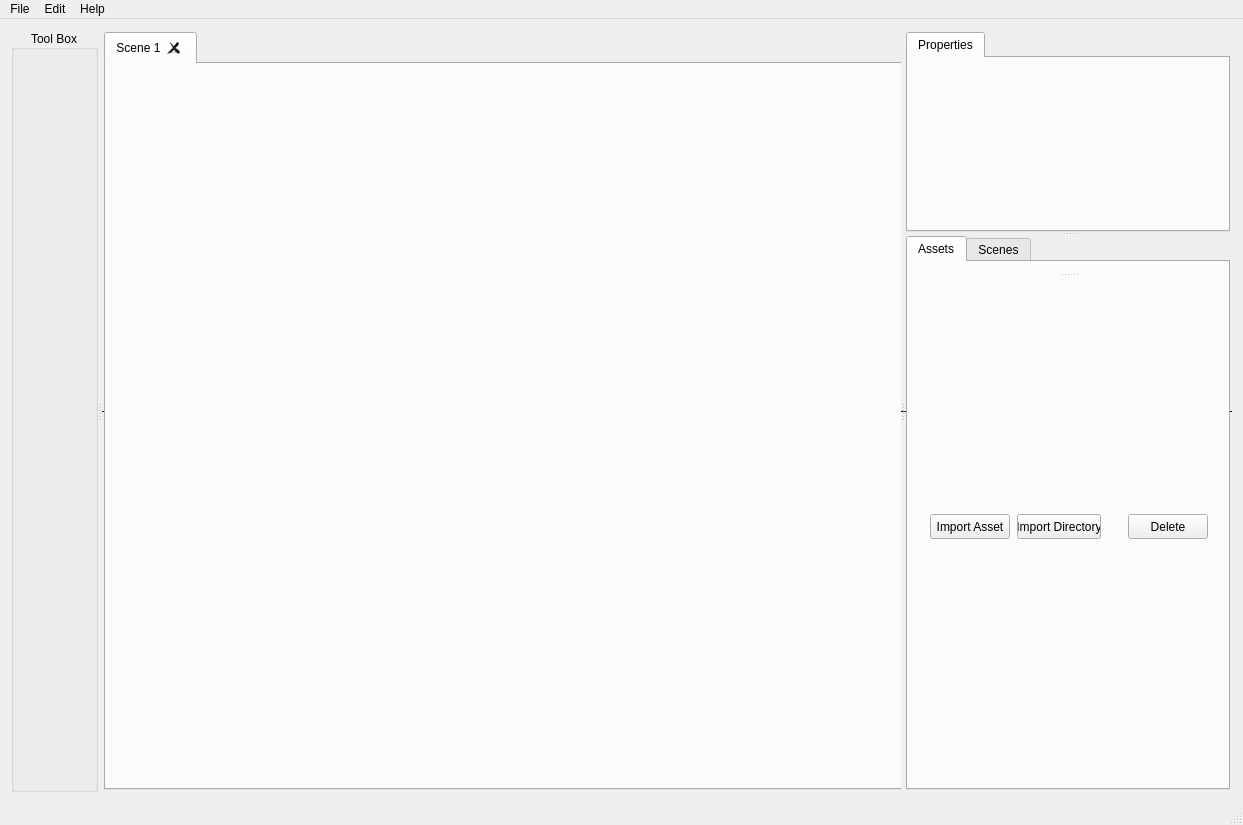
<?xml version="1.0" encoding="UTF-8"?>
<ui version="4.0">
 <class>AnimicClass</class>
 <widget class="QMainWindow" name="AnimicClass">
  <property name="geometry">
   <rect>
    <x>0</x>
    <y>0</y>
    <width>1243</width>
    <height>825</height>
   </rect>
  </property>
  <property name="windowTitle">
   <string>Animic</string>
  </property>
  <widget class="QWidget" name="centralWidget">
   <property name="sizePolicy">
    <sizepolicy hsizetype="Expanding" vsizetype="Expanding">
     <horstretch>50</horstretch>
     <verstretch>50</verstretch>
    </sizepolicy>
   </property>
   <property name="minimumSize">
    <size>
     <width>0</width>
     <height>0</height>
    </size>
   </property>
   <layout class="QVBoxLayout" name="verticalLayout_2">
    <item>
     <widget class="QSplitter" name="AllSplitter">
      <property name="sizePolicy">
       <sizepolicy hsizetype="Expanding" vsizetype="Expanding">
        <horstretch>0</horstretch>
        <verstretch>0</verstretch>
       </sizepolicy>
      </property>
      <property name="orientation">
       <enum>Qt::Vertical</enum>
      </property>
      <property name="childrenCollapsible">
       <bool>false</bool>
      </property>
      <widget class="QSplitter" name="TopBottomSplotter">
       <property name="orientation">
        <enum>Qt::Horizontal</enum>
       </property>
       <property name="childrenCollapsible">
        <bool>false</bool>
       </property>
       <widget class="QGroupBox" name="ToolBox">
        <property name="sizePolicy">
         <sizepolicy hsizetype="MinimumExpanding" vsizetype="Expanding">
          <horstretch>0</horstretch>
          <verstretch>0</verstretch>
         </sizepolicy>
        </property>
        <property name="minimumSize">
         <size>
          <width>50</width>
          <height>0</height>
         </size>
        </property>
        <property name="maximumSize">
         <size>
          <width>100</width>
          <height>16777215</height>
         </size>
        </property>
        <property name="title">
         <string>Tool Box</string>
        </property>
        <property name="alignment">
         <set>Qt::AlignCenter</set>
        </property>
       </widget>
       <widget class="QSplitter" name="PropMainSplitter">
        <property name="sizePolicy">
         <sizepolicy hsizetype="Expanding" vsizetype="Preferred">
          <horstretch>20</horstretch>
          <verstretch>0</verstretch>
         </sizepolicy>
        </property>
        <property name="frameShape">
         <enum>QFrame::HLine</enum>
        </property>
        <property name="orientation">
         <enum>Qt::Horizontal</enum>
        </property>
        <property name="childrenCollapsible">
         <bool>false</bool>
        </property>
        <widget class="QSplitter" name="MainSplitter">
         <property name="sizePolicy">
          <sizepolicy hsizetype="Expanding" vsizetype="Expanding">
           <horstretch>30</horstretch>
           <verstretch>0</verstretch>
          </sizepolicy>
         </property>
         <property name="frameShape">
          <enum>QFrame::HLine</enum>
         </property>
         <property name="orientation">
          <enum>Qt::Vertical</enum>
         </property>
         <property name="childrenCollapsible">
          <bool>false</bool>
         </property>
         <widget class="QTabWidget" name="SceneWindow">
          <property name="minimumSize">
           <size>
            <width>800</width>
            <height>500</height>
           </size>
          </property>
          <property name="tabsClosable">
           <bool>true</bool>
          </property>
          <widget class="QWidget" name="tab">
           <property name="sizePolicy">
            <sizepolicy hsizetype="Expanding" vsizetype="Expanding">
             <horstretch>0</horstretch>
             <verstretch>0</verstretch>
            </sizepolicy>
           </property>
           <attribute name="title">
            <string>Scene 1</string>
           </attribute>
           <layout class="QVBoxLayout" name="verticalLayout"/>
          </widget>
         </widget>
        </widget>
        <widget class="QSplitter" name="propertiesSplitter">
         <property name="sizePolicy">
          <sizepolicy hsizetype="Expanding" vsizetype="Expanding">
           <horstretch>10</horstretch>
           <verstretch>0</verstretch>
          </sizepolicy>
         </property>
         <property name="frameShape">
          <enum>QFrame::HLine</enum>
         </property>
         <property name="orientation">
          <enum>Qt::Vertical</enum>
         </property>
         <property name="childrenCollapsible">
          <bool>false</bool>
         </property>
         <widget class="QTabWidget" name="PropertiesTab">
          <property name="sizePolicy">
           <sizepolicy hsizetype="Expanding" vsizetype="Expanding">
            <horstretch>0</horstretch>
            <verstretch>0</verstretch>
           </sizepolicy>
          </property>
          <property name="minimumSize">
           <size>
            <width>100</width>
            <height>200</height>
           </size>
          </property>
          <property name="maximumSize">
           <size>
            <width>16777215</width>
            <height>16777215</height>
           </size>
          </property>
          <property name="currentIndex">
           <number>0</number>
          </property>
          <property name="tabsClosable">
           <bool>false</bool>
          </property>
          <widget class="QWidget" name="propTab">
           <attribute name="title">
            <string>Properties</string>
           </attribute>
          </widget>
         </widget>
         <widget class="QTabWidget" name="ManagementTab">
          <property name="sizePolicy">
           <sizepolicy hsizetype="Expanding" vsizetype="Expanding">
            <horstretch>0</horstretch>
            <verstretch>0</verstretch>
           </sizepolicy>
          </property>
          <property name="minimumSize">
           <size>
            <width>0</width>
            <height>100</height>
           </size>
          </property>
          <property name="currentIndex">
           <number>0</number>
          </property>
          <widget class="QWidget" name="AssetTab">
           <attribute name="title">
            <string>Assets</string>
           </attribute>
           <layout class="QHBoxLayout" name="horizontalLayout_4">
            <item>
             <widget class="QSplitter" name="splitter">
              <property name="minimumSize">
               <size>
                <width>300</width>
                <height>0</height>
               </size>
              </property>
              <property name="orientation">
               <enum>Qt::Vertical</enum>
              </property>
              <widget class="QWidget" name="treeHolder" native="true">
               <property name="autoFillBackground">
                <bool>false</bool>
               </property>
               <layout class="QHBoxLayout" name="horizontalLayout_3">
                <property name="leftMargin">
                 <number>0</number>
                </property>
                <property name="topMargin">
                 <number>0</number>
                </property>
                <property name="rightMargin">
                 <number>0</number>
                </property>
                <property name="bottomMargin">
                 <number>0</number>
                </property>
               </layout>
              </widget>
              <widget class="QWidget" name="layoutWidget">
               <layout class="QHBoxLayout" name="horizontalLayout">
                <property name="spacing">
                 <number>7</number>
                </property>
                <item>
                 <widget class="QPushButton" name="btnImportAsset">
                  <property name="minimumSize">
                   <size>
                    <width>0</width>
                    <height>25</height>
                   </size>
                  </property>
                  <property name="text">
                   <string>Import Asset</string>
                  </property>
                 </widget>
                </item>
                <item>
                 <widget class="QPushButton" name="btnImportDir">
                  <property name="minimumSize">
                   <size>
                    <width>0</width>
                    <height>25</height>
                   </size>
                  </property>
                  <property name="text">
                   <string>Import Directory</string>
                  </property>
                 </widget>
                </item>
                <item>
                 <spacer name="horizontalSpacer">
                  <property name="orientation">
                   <enum>Qt::Horizontal</enum>
                  </property>
                  <property name="sizeType">
                   <enum>QSizePolicy::MinimumExpanding</enum>
                  </property>
                  <property name="sizeHint" stdset="0">
                   <size>
                    <width>20</width>
                    <height>20</height>
                   </size>
                  </property>
                 </spacer>
                </item>
                <item>
                 <widget class="QPushButton" name="btnDeleteAsset">
                  <property name="sizePolicy">
                   <sizepolicy hsizetype="Minimum" vsizetype="Fixed">
                    <horstretch>0</horstretch>
                    <verstretch>0</verstretch>
                   </sizepolicy>
                  </property>
                  <property name="minimumSize">
                   <size>
                    <width>0</width>
                    <height>25</height>
                   </size>
                  </property>
                  <property name="text">
                   <string>Delete</string>
                  </property>
                 </widget>
                </item>
               </layout>
              </widget>
             </widget>
            </item>
           </layout>
          </widget>
          <widget class="QWidget" name="sceneManagementTab">
           <property name="minimumSize">
            <size>
             <width>0</width>
             <height>0</height>
            </size>
           </property>
           <attribute name="title">
            <string>Scenes</string>
           </attribute>
           <layout class="QVBoxLayout" name="verticalLayout_3">
            <item>
             <widget class="QListWidget" name="sceneListWidget">
              <property name="minimumSize">
               <size>
                <width>300</width>
                <height>0</height>
               </size>
              </property>
             </widget>
            </item>
           </layout>
          </widget>
         </widget>
        </widget>
       </widget>
      </widget>
     </widget>
    </item>
   </layout>
  </widget>
  <widget class="QMenuBar" name="menuBar">
   <property name="geometry">
    <rect>
     <x>0</x>
     <y>0</y>
     <width>1243</width>
     <height>26</height>
    </rect>
   </property>
   <property name="sizePolicy">
    <sizepolicy hsizetype="Expanding" vsizetype="Minimum">
     <horstretch>0</horstretch>
     <verstretch>0</verstretch>
    </sizepolicy>
   </property>
   <widget class="QMenu" name="menuFile">
    <property name="title">
     <string>File</string>
    </property>
    <addaction name="actionNewProject"/>
    <addaction name="actionOpenProject"/>
    <addaction name="separator"/>
    <addaction name="actionNewScene"/>
    <addaction name="actionSave_2"/>
    <addaction name="actionSaveAs"/>
    <addaction name="actionOpen_2"/>
    <addaction name="separator"/>
    <addaction name="actionStitching"/>
    <addaction name="separator"/>
    <addaction name="actionCloseScene"/>
    <addaction name="actionCloseProject"/>
   </widget>
   <widget class="QMenu" name="menuEdit">
    <property name="title">
     <string>Edit</string>
    </property>
   </widget>
   <widget class="QMenu" name="menuHelp">
    <property name="title">
     <string>Help</string>
    </property>
    <addaction name="actionAbout"/>
   </widget>
   <addaction name="menuFile"/>
   <addaction name="menuEdit"/>
   <addaction name="menuHelp"/>
  </widget>
  <widget class="QStatusBar" name="statusBar">
   <property name="sizePolicy">
    <sizepolicy hsizetype="Expanding" vsizetype="Preferred">
     <horstretch>0</horstretch>
     <verstretch>0</verstretch>
    </sizepolicy>
   </property>
  </widget>
  <action name="actionNewProject">
   <property name="enabled">
    <bool>true</bool>
   </property>
   <property name="text">
    <string>New Project</string>
   </property>
  </action>
  <action name="actionNew_Scene">
   <property name="text">
    <string>New Scene</string>
   </property>
  </action>
  <action name="actionSave">
   <property name="text">
    <string>Save</string>
   </property>
  </action>
  <action name="actionSave_As">
   <property name="text">
    <string>Save As</string>
   </property>
  </action>
  <action name="actionOpen">
   <property name="text">
    <string>Open</string>
   </property>
  </action>
  <action name="actionOpenProject">
   <property name="text">
    <string>Open Project</string>
   </property>
  </action>
  <action name="actionNewScene">
   <property name="text">
    <string>New Scene</string>
   </property>
  </action>
  <action name="actionSave_2">
   <property name="text">
    <string>Save</string>
   </property>
  </action>
  <action name="actionSaveAs">
   <property name="text">
    <string>Save As</string>
   </property>
  </action>
  <action name="actionOpen_2">
   <property name="text">
    <string>Open</string>
   </property>
  </action>
  <action name="actionStitching">
   <property name="text">
    <string>Stitch Scene</string>
   </property>
  </action>
  <action name="actionCloseScene">
   <property name="text">
    <string>Close Scene</string>
   </property>
  </action>
  <action name="actionCloseProject">
   <property name="text">
    <string>Close Project</string>
   </property>
  </action>
  <action name="actionAbout">
   <property name="text">
    <string>About</string>
   </property>
  </action>
 </widget>
 <layoutdefault spacing="6" margin="11"/>
 <resources>
  <include location="../animic.qrc"/>
 </resources>
 <connections/>
</ui>
